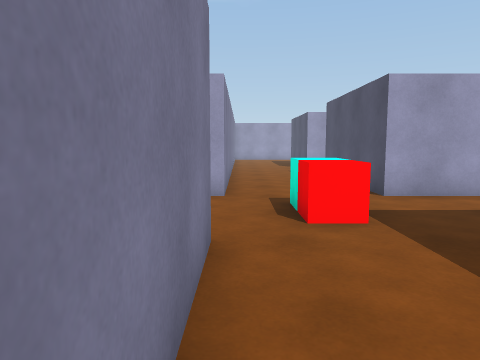
view 1 (above)

21 first-person views from a walk through a Unity game level. The camera is 1.3 m above the floor, tilts 6° down and sees 70° across. The floor is counted in squares, 1 m on a side. Each view is taken from the middle of a square. On the plan, view 1 faces up. The plan holds only what a view shows up to about 15 squares ahead; the rest is blank. The place goes on beyond the plan. The player character is not drawn. Some animated figures are not drawn.

view 2
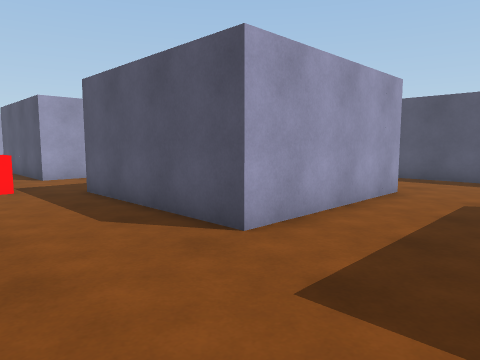

view 3
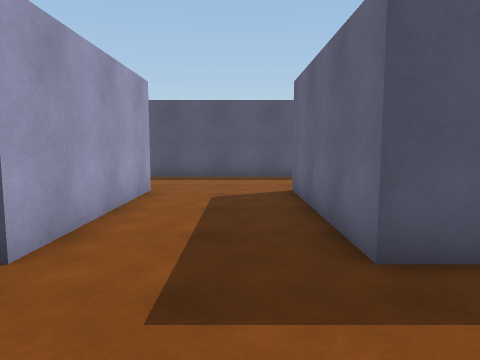

view 4
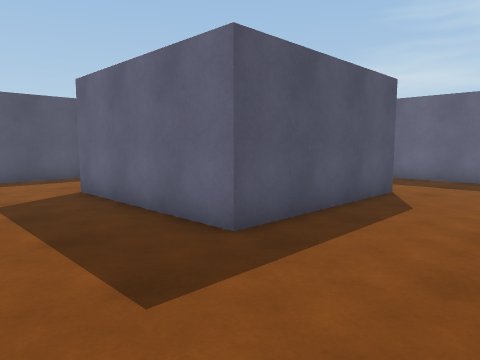

view 5
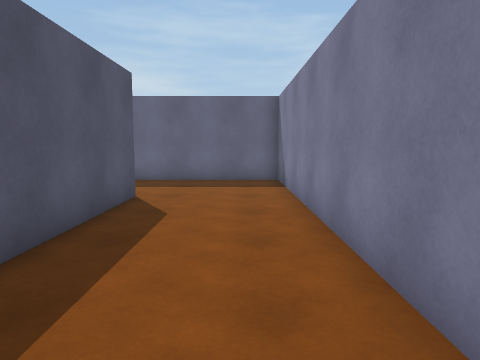

view 6
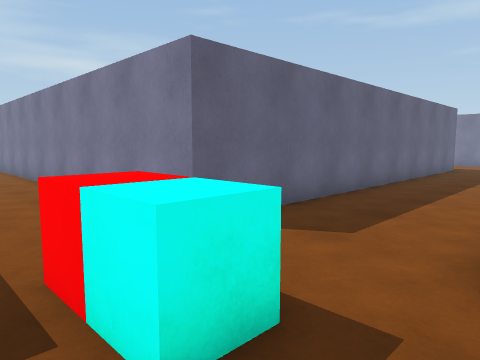

view 7
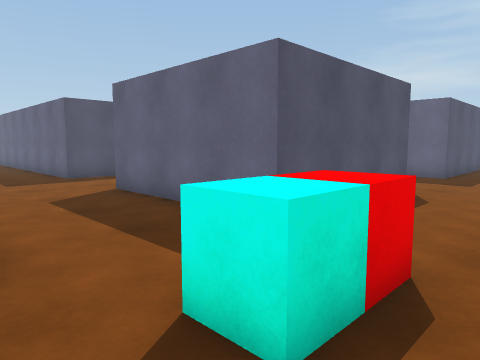

view 8
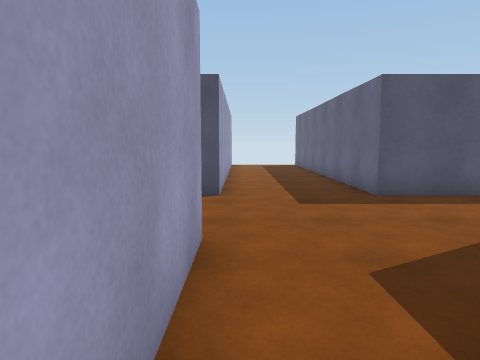

view 9
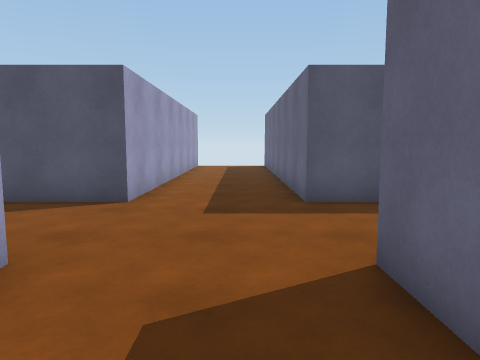

view 10
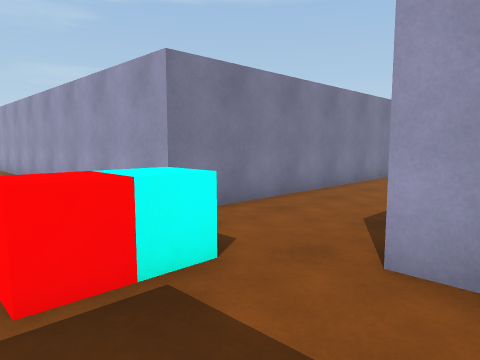

view 11
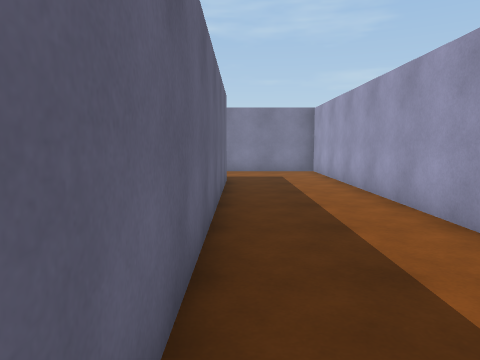

view 12
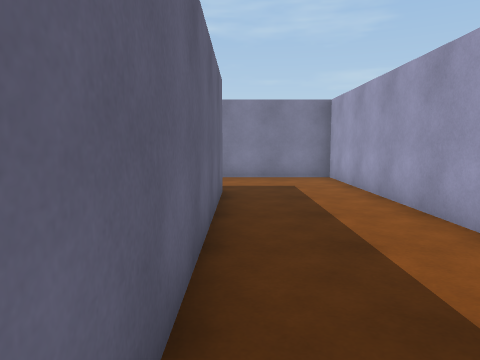

view 13
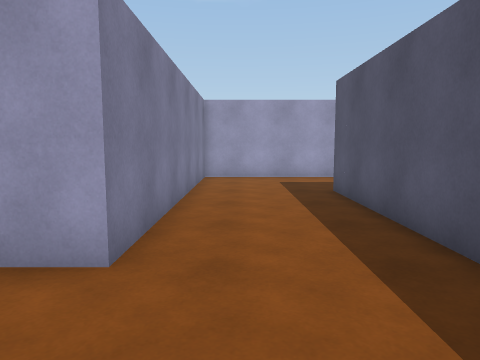

view 14
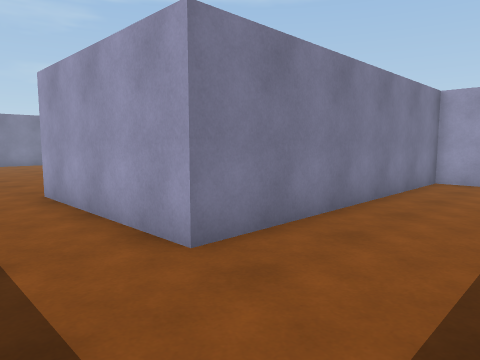

view 15
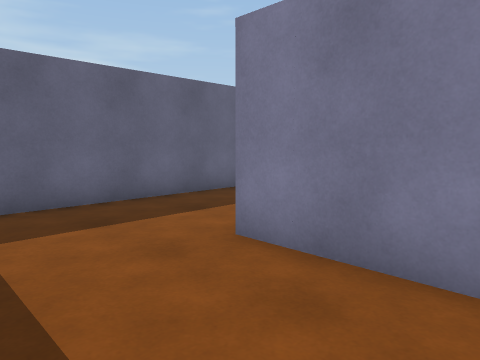

view 16
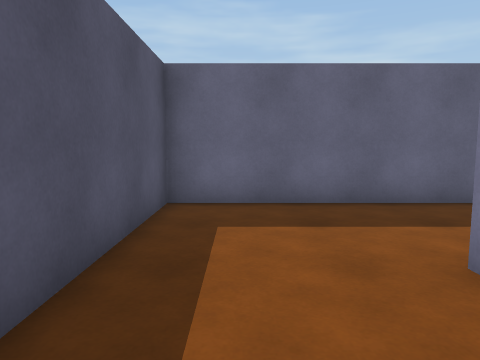

view 17
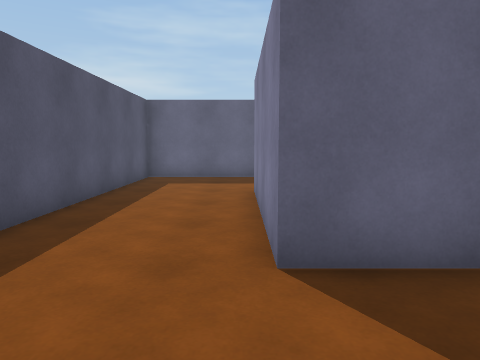

view 18
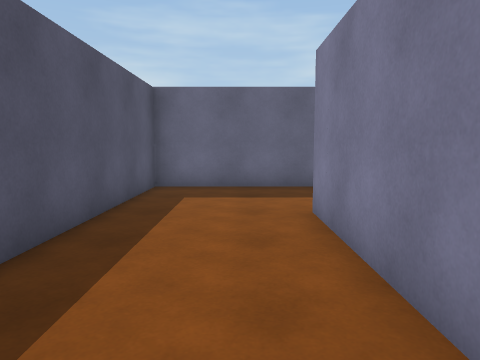

view 19
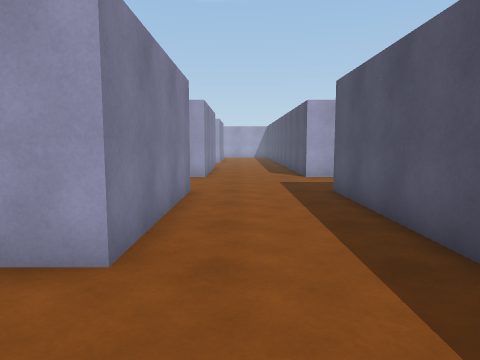

view 20
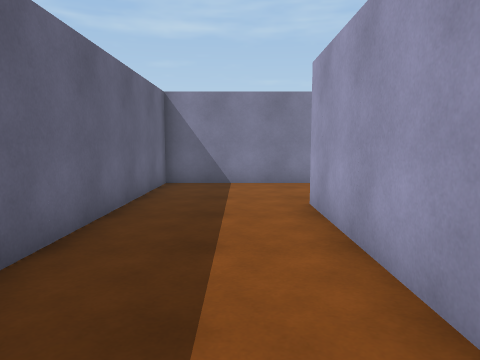

view 21
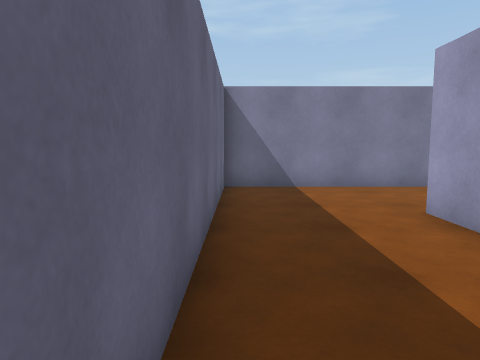

### Floor plan
Points are (right, up) in squares from view 1. A wall is a line through its corners. A room is listed if a view was taken in it or the views show most of it. See-through windows are left out.
Room 1 (views 1, 2, 3, 4, 5, 6, 7, 8, 9, 10, 11, 12, 13, 14, 15, 16, 17, 18, 19, 20, 21)
walls: (3.6, -1.5) (3.6, 4.5) (9.6, 4.5) (9.6, -1.5) (3.6, -1.5); (-0.4, 12.5) (-0.4, 8.5) (-20.4, 8.5) (-20.4, -1.5) (-24.5, -1.5); (9.6, 10.1) (9.6, 8.5) (3.6, 8.5) (3.6, 12.5); (9, -11.5) (3.6, -11.5) (3.6, -5.5) (9.6, -5.5) (9.6, -11.5); (18.5, 8.5) (13.6, 8.5) (13.6, 11.4); (-24.4, -5.5) (-16.4, -5.5) (-16.4, 4.5) (-0.4, 4.5) (-0.4, -15.5) (13.6, -15.5) (13.6, 4.5) (18.5, 4.5)
objects: red cube (1, 6) to (2, 6); cube (1, 7) to (2, 7)

Positions as (right, up) in squares from view 1, and headings:
1: (0, 0), facing up
2: (0, -5), facing up-right
3: (0, -4), facing right
4: (0, -2), facing down-right
5: (1, -3), facing down
6: (3, 9), facing down-left
7: (0, 9), facing down-right
8: (5, 8), facing right
9: (6, 6), facing right
10: (5, 5), facing up-left
11: (-4, 5), facing left
12: (-7, 5), facing left
13: (-19, -5), facing up
14: (-17, -4), facing up-left
15: (-17, 2), facing down-left
16: (-18, 2), facing down
17: (10, -2), facing down
18: (11, -5), facing down
19: (11, -5), facing up
20: (11, -13), facing left
21: (10, -15), facing left
